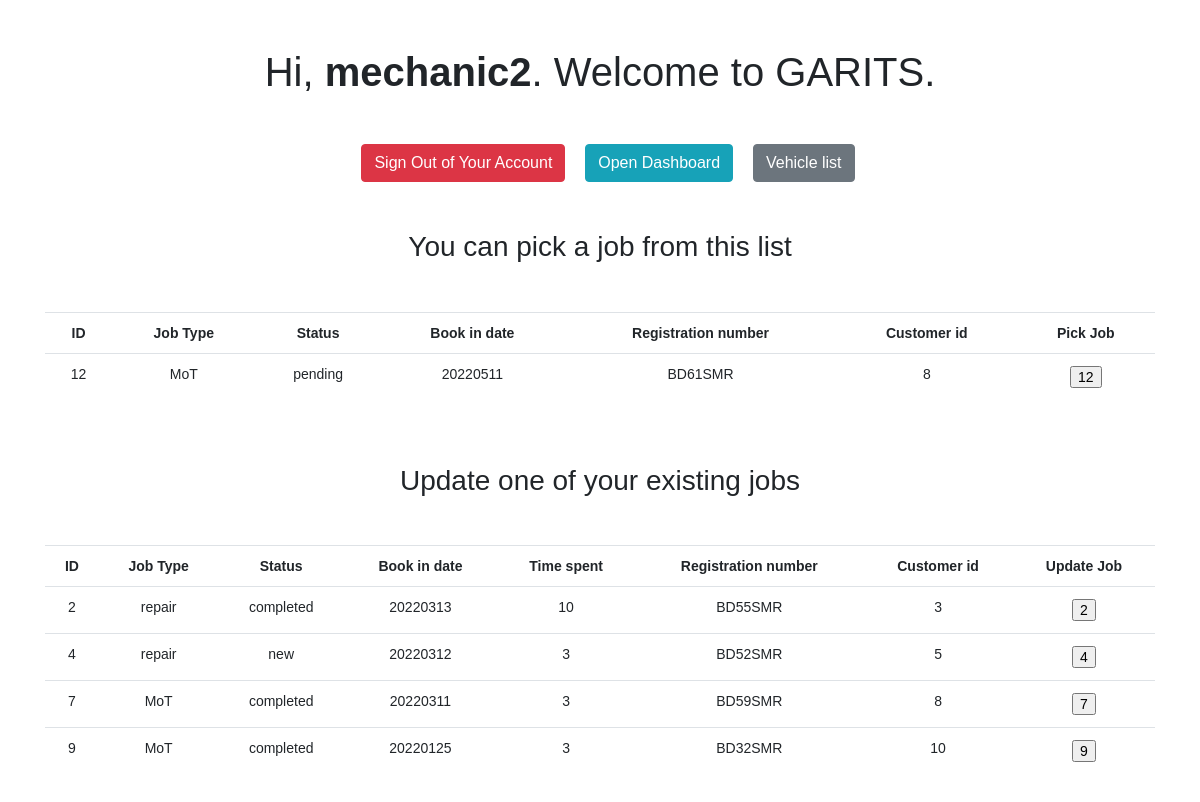
Page /Mechanic.php (signed in) on the committed database.
### tables this page shows
CREATE TABLE `Job` (
  `job_id` int(10) NOT NULL AUTO_INCREMENT,
  `job_type` enum('MoT','annual service','repair','stock_order') NOT NULL,
  `status` enum('new','pending','progress','completed') NOT NULL DEFAULT 'new',
  `estimate_amount` double DEFAULT NULL,
  `book_in_date` varchar(10) DEFAULT NULL,
  `time_spent` double DEFAULT NULL,
  `customer_id` int(10) DEFAULT NULL,
  `registration_number` varchar(10) DEFAULT NULL,
  `username` varchar(20) DEFAULT NULL,
  PRIMARY KEY (`job_id`),
  KEY `username` (`username`),
  KEY `customer_id` (`customer_id`),
  KEY `registration_number` (`registration_number`),
  CONSTRAINT `job_ibfk_1` FOREIGN KEY (`username`) REFERENCES `Mechanic` (`username`) ON DELETE SET NULL ON UPDATE CASCADE,
  CONSTRAINT `job_ibfk_2` FOREIGN KEY (`customer_id`) REFERENCES `Customer` (`customer_id`) ON DELETE SET NULL ON UPDATE CASCADE,
  CONSTRAINT `job_ibfk_3` FOREIGN KEY (`registration_number`) REFERENCES `Vehicle` (`registration_number`) ON DELETE SET NULL ON UPDATE CASCADE
);

### mechanic.php (the view, shortened to what this page needs)
<?php
require_once "config.php";
$username = $_SESSION['username'];
$role = $_SESSION['role'];
?>
<!DOCTYPE html>
<html lang="en">
<head>
    <link rel="stylesheet" href="https://cdn.jsdelivr.net/npm/bootstrap@4.6.1/dist/css/bootstrap.min.css">
</head>
<body>
    <h1 class="my-5">Hi, <b><?php echo htmlspecialchars($_SESSION["username"]); ?></b>. Welcome to GARITS.</h1>
    <p>
        <a href="logout.php" class="btn btn-danger ml-3">Sign Out of Your Account</a>
        <a href="<?php echo $role ?>.php" class="btn btn-info ml-3">Open Dashboard</a>
        <a href="vehicle/searchVehicle.php" class="btn btn-secondary ml-3">Vehicle list</a>
        <?php
            $query = "SELECT job_id,job_type,status,book_in_date,customer_id,registration_number FROM Job where status = 'pending' AND username != '$username'";
            $result = mysqli_query($conn, $query);
        echo "<h3 class='my-5'>You can pick a job from this list</h1>";
        echo "<div class='container'>";
        echo "<div class='row-fluid'>";
            echo "<div class='col-xs-12'>";
            echo "<div class='table-responsive'>";
                echo "<table class='table table-hover table-inverse'>";
                echo "<tr>";
                echo "<th>ID</th>";
                echo "<th>Job Type</th>";
                echo "<th>Status</th>";
                echo "<th>Book in date</th>";
                echo "<th>Registration number</th>";
                echo "<th>Customer id</th>";
                echo "<th> Pick Job</th>";
                echo "</tr>";
                if ($result->num_rows > 0) {
                    while($row = $result->fetch_assoc()) {
                        echo"<form action = '' method='POST'>";
                        echo "<tr>";
                        echo "<td>" . $row["job_id"] . "</td>";
                        echo "<td>" . $row["job_type"] . "</td>";
                        echo "<td>" . $row["status"] . "</td>";
                        echo "<td>" . $row["book_in_date"] . "</td>";
                        echo "<td>" . $row['registration_number'] . "</td>";
                        echo "<td>" . $row['customer_id'] . "</td>";
                        echo "<td><input type='submit' name='pick' value='" . $row['job_id'] . "' /><br/></td>";
                        echo "</tr>";
                        echo"</form>";
                    }
                } else {
                    echo "0 results";
                }
                echo "</table>";
            echo "</div>";
            echo "</div>";
            $query = "SELECT job_id,job_type,status,book_in_date,customer_id,registration_number,time_spent FROM Job where username ='$username'";
            $result = mysqli_query($conn, $query);
            echo "<h3 class='my-5'>Update one of your existing jobs</h1>";
            echo "<div class='col-xs-12'>";
            echo "<div class='table-responsive'>";
                echo "<table class='table table-hover table-inverse'>";
                echo "<tr>";
                echo "<th>ID</th>";
                echo "<th>Job Type</th>";
                echo "<th>Status</th>";
                echo "<th>Book in date</th>";
                echo "<th>Time spent</th>";
                echo "<th>Registration number</th>";
                echo "<th>Customer id</th>";
                echo "<th> Update Job</th>";
                echo "</tr>";
                if ($result->num_rows > 0) {
                    while($row = $result->fetch_assoc()) {
                        echo"<form action = 'editJob.php' method='POST'>";
                        echo "<tr>";
                        echo "<td>" . $row["job_id"] . "</td>";
                        echo "<td>" . $row["job_type"] . "</td>";
                        echo "<td>" . $row["status"] . "</td>";
                        echo "<td>" . $row["book_in_date"] . "</td>";
                        echo "<td>" . $row['time_spent'] . "</td>";
                        echo "<td>" . $row['registration_number'] . "</td>";
                        echo "<td>" . $row['customer_id'] . "</td>";
                        echo "<td><input type='submit' name='update' value='" . $row['job_id'] . "' /><br/></td>";
                        echo "</tr>";
                        echo "</form>";
                    }
                } else {
                    echo "0 results";
                }
                echo "</table>";
            echo "</div>";
            echo "</div>";
        echo "</div>";
    echo "</div>";
?>
    </p>
</body>
</html>

### mechanic.php (style rules this page uses)
body { font: 14px sans-serif; text-align: center; }

### rows in the picture
job: job_id "12", job_type "MoT", status "pending", book_in_date "20220511", registration_number "BD61SMR", customer "8", pick "12"
job: job_id "2", job_type "repair", status "completed", book_in_date "20220313", time_spent "10", registration_number "BD55SMR", customer "3", update "2"
job: job_id "4", job_type "repair", status "new", book_in_date "20220312", time_spent "3", registration_number "BD52SMR", customer "5", update "4"
job: job_id "7", job_type "MoT", status "completed", book_in_date "20220311", time_spent "3", registration_number "BD59SMR", customer "8", update "7"
job: job_id "9", job_type "MoT", status "completed", book_in_date "20220125", time_spent "3", registration_number "BD32SMR", customer "10", update "9"

### other values in the picture
$_SESSION["username"] "mechanic2"
